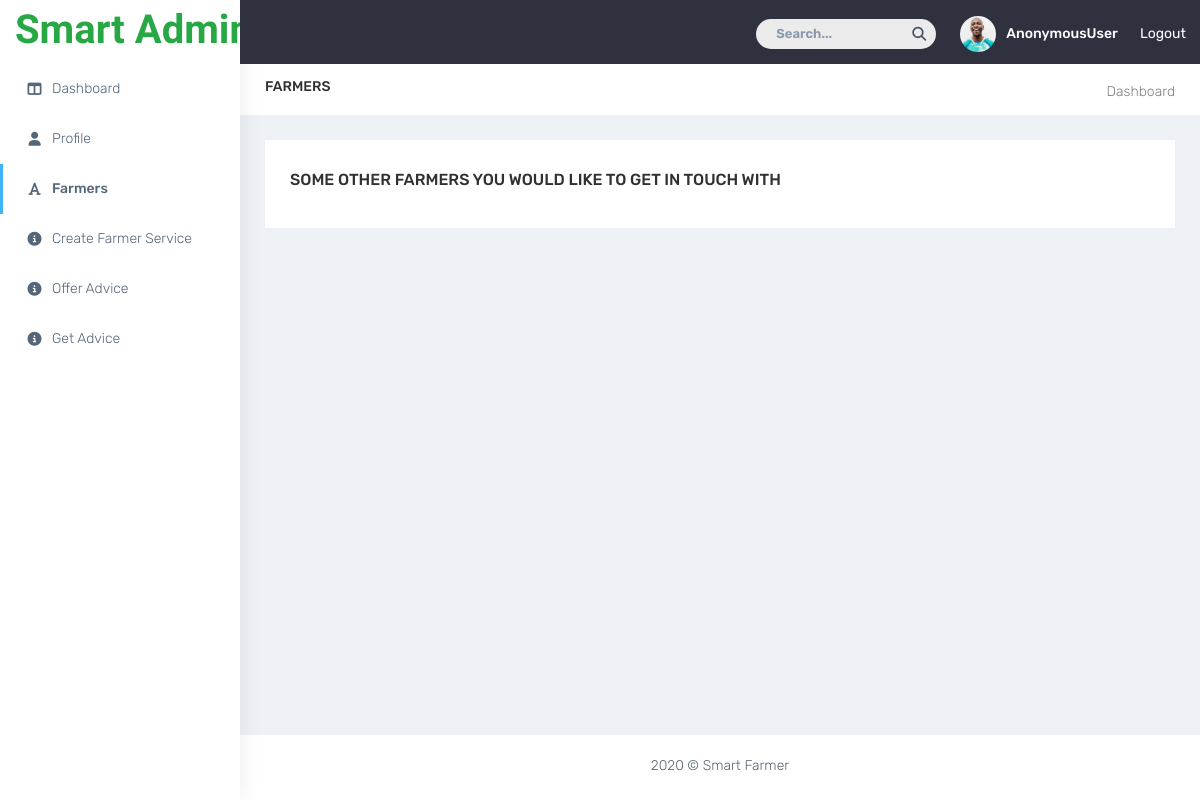
Page /dashboard/accounts on the earlier database version.
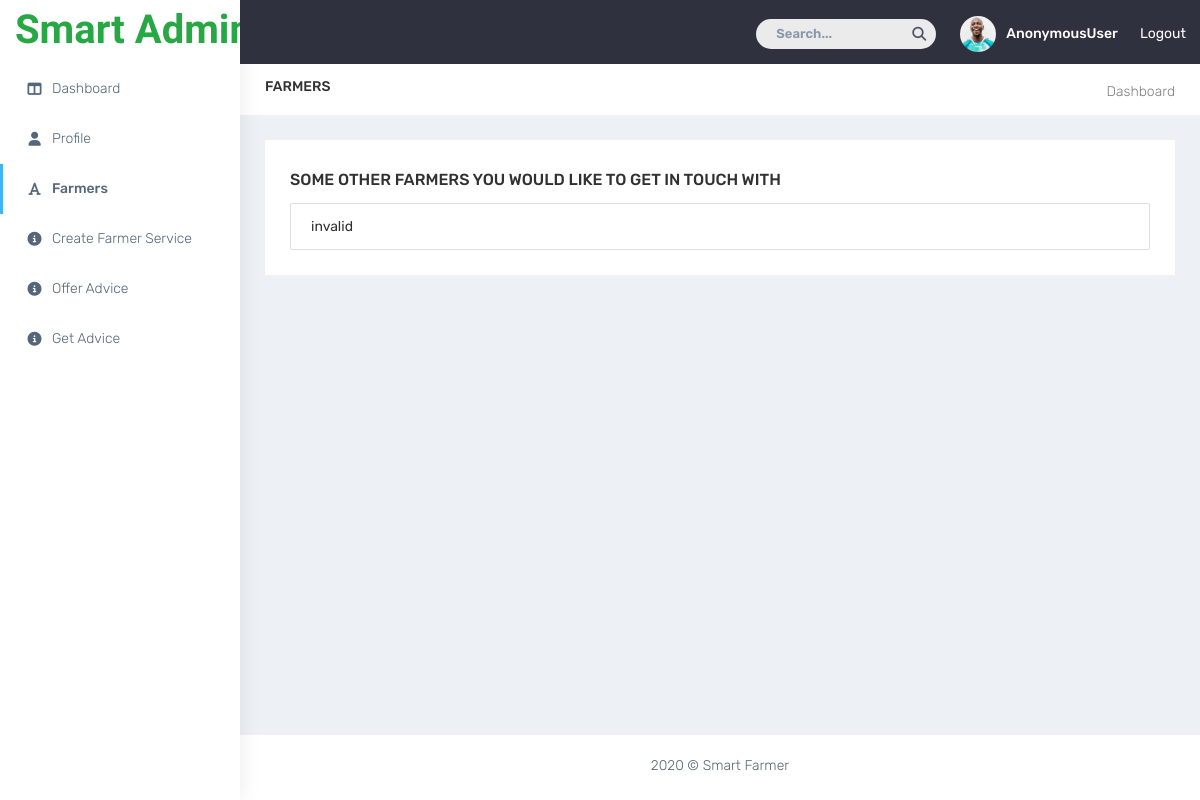
Same page on the later database version.
### accounts/models.py (models this page shows, shortened)
class User(AbstractBaseUser):
	email = models.EmailField(
		verbose_name='email address',
		max_length=255,
		unique=True,
	)
	username = models.CharField(
		unique=True,
		max_length=50
	)
	firstname = models.CharField(
		max_length=50,
		blank=True,
		null=True
	)
	lastname = models.CharField(
		max_length=50,
		blank=True,
		null=True
	)
	profile_picture = models.ImageField(
		upload_to = 'media/profile_picture/',
		blank = True,
		null = True,
	)
	phone_number = models.CharField(
		max_length=30,
		blank=True,
		null=True
	)
	description = models.TextField(
		blank=True,
		null=True,
		help_text='Tell us something about yourself'
	)
	wholesaler = models.BooleanField(
		default = False,
	)
	is_active = models.BooleanField(default=True)
	is_admin = models.BooleanField(default=False)
	objects = UserProfileManager()
	USERNAME_FIELD = 'username'
	REQUIRED_FIELDS = ['email']

### accounts/views.py (the view)
def profile_list(request):
	template_name = 'accounts/profile_list.html'
	farmers = User.objects.all().exclude(username='admin')
	context = {
		'farmers': farmers,
	}
	return render(request, template_name, context)

### accounts/templates/accounts/profile_list.html (shortened to what this page needs)
{% load static %}
<!DOCTYPE HTML>
<html lang="en">
<head>
	<link href="{% static 'home/css/style.min.css' %}" rel="stylesheet">
</head>
<body>
	<div id="main-wrapper" data-layout="vertical" data-navbarbg="skin5" data-sidebartype="full"
	data-sidebar-position="absolute" data-header-position="absolute" data-boxed-layout="full">
	{% include 'dashboard/includes/topnav.html' %}
		<aside class="left-sidebar" data-sidebarbg="skin6">
			<div class="scroll-sidebar">
				{% include 'dashboard/includes/sidebar.html' %}
						</div>
					</aside>
							<div class="page-wrapper" style="min-height: 250px;">
								<div class="page-breadcrumb bg-white">
									<div class="row align-items-center">
										<div class="col-lg-3 col-md-4 col-sm-4 col-xs-12">
											<h4 class="page-title text-uppercase font-medium font-14">Farmers</h4>
										</div>
										<div class="col-lg-9 col-sm-8 col-md-8 col-xs-12">
											<div class="d-md-flex">
												<ol class="breadcrumb ml-auto">
													<li><a href="#">Dashboard</a></li>
												</ol>
										</div>
									</div>
								</div>
							</div>
							<div class="container-fluid">
								<div class="row">
									<div class="col-md-12">
										<div class="white-box">
											<h3 class="box-title">Some other farmers you would like to get in touch with</h3>
											<ul class="list-group">
												{% for farmer in farmers  %}
													<li class="list-group-item">{{ farmer.username }}</li>
												{% endfor %}
											</ul>
										</div>
									</div>
								</div>
							</div>
							<footer class="footer text-center"> 2020 © Smart Farmer
							</footer>
						</div>
					</div>
	</body>
</html>

Differences in the rows shown:
added User: username "invalid"
